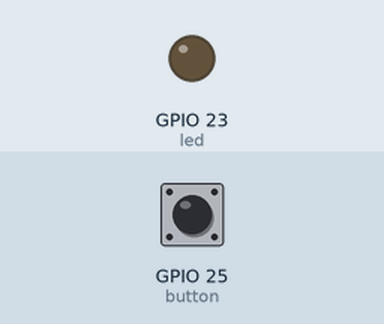
A program run on a simulated Raspberry Pi (BCM pin numbers). On the bench: output pins drawn as LEDs (lit = HIGH). Inputs (shaded band) come from the test bench; at power-on: GPIO 25 (button) HIGH.

Above: at 1.2 s.
1.3 s: GPIO 25 (button) pulled LOW for 0.15 s
At 1.37 s:
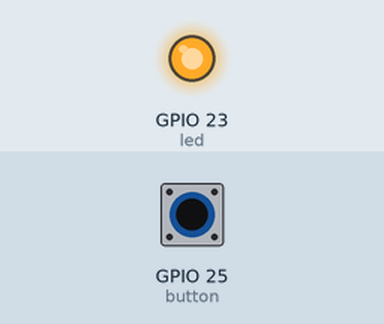
2.9 s: GPIO 25 (button) pulled LOW for 3.2 s
At 7.5 s:
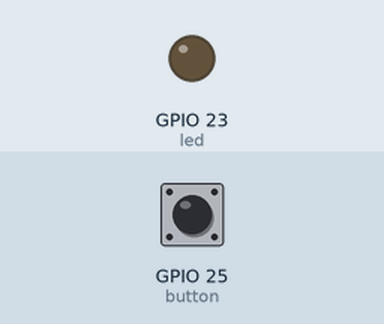
Timing chart, 0 to 9.0 s (numbered marks = the images above; inputs shaded):
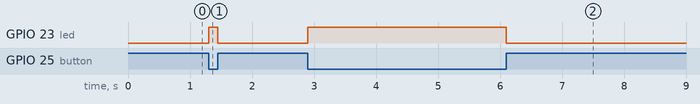

The program:

ledblink.py
```python
import RPi.GPIO as IO
import time

led=23
button=25

IO.setmode(IO.BCM)
IO.setup(led,IO.OUT)
IO.setup(button,IO.IN,pull_up_down=IO.PUD_UP)

IO.output(led,IO.LOW)

while True:
   if IO.input(button):
    IO.output(led,IO.LOW)
    #time.sleep(0.5)
   else:
    IO.output(led,IO.HIGH)
    #time.sleep(0.5)
```

Measured:
- after the input at 1.3 s, GPIO 23 (led): LOW → HIGH at once, → LOW 0.15 s later
- after the input at 2.9 s, GPIO 23 (led): LOW → HIGH at once, → LOW 3.2 s later
